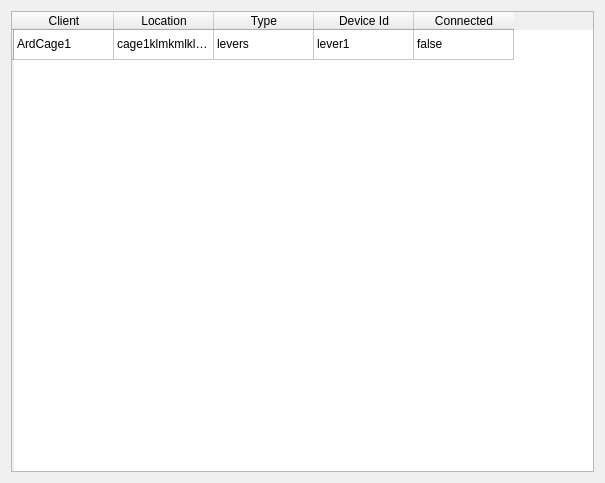
<?xml version="1.0" encoding="UTF-8"?>
<ui version="4.0">
 <class>Form</class>
 <widget class="QWidget" name="Form">
  <property name="geometry">
   <rect>
    <x>0</x>
    <y>0</y>
    <width>605</width>
    <height>483</height>
   </rect>
  </property>
  <property name="sizePolicy">
   <sizepolicy hsizetype="Preferred" vsizetype="Preferred">
    <horstretch>0</horstretch>
    <verstretch>0</verstretch>
   </sizepolicy>
  </property>
  <property name="windowTitle">
   <string>Form</string>
  </property>
  <layout class="QGridLayout" name="gridLayout">
   <item row="0" column="0">
    <layout class="QHBoxLayout" name="horizontalLayout">
     <property name="sizeConstraint">
      <enum>QLayout::SetDefaultConstraint</enum>
     </property>
     <item>
      <widget class="QTableWidget" name="tableWidget">
       <property name="sizePolicy">
        <sizepolicy hsizetype="Expanding" vsizetype="Preferred">
         <horstretch>0</horstretch>
         <verstretch>0</verstretch>
        </sizepolicy>
       </property>
       <property name="sizeAdjustPolicy">
        <enum>QAbstractScrollArea::AdjustIgnored</enum>
       </property>
       <attribute name="horizontalHeaderVisible">
        <bool>true</bool>
       </attribute>
       <attribute name="horizontalHeaderCascadingSectionResizes">
        <bool>false</bool>
       </attribute>
       <attribute name="horizontalHeaderStretchLastSection">
        <bool>false</bool>
       </attribute>
       <attribute name="verticalHeaderCascadingSectionResizes">
        <bool>false</bool>
       </attribute>
       <attribute name="verticalHeaderShowSortIndicator" stdset="0">
        <bool>false</bool>
       </attribute>
       <attribute name="verticalHeaderStretchLastSection">
        <bool>false</bool>
       </attribute>
       <row>
        <property name="text">
         <string/>
        </property>
       </row>
       <column>
        <property name="text">
         <string>Client</string>
        </property>
       </column>
       <column>
        <property name="text">
         <string>Location</string>
        </property>
       </column>
       <column>
        <property name="text">
         <string>Type</string>
        </property>
       </column>
       <column>
        <property name="text">
         <string>Device Id</string>
        </property>
       </column>
       <column>
        <property name="text">
         <string>Connected</string>
        </property>
       </column>
       <item row="0" column="0">
        <property name="text">
         <string>ArdCage1</string>
        </property>
       </item>
       <item row="0" column="1">
        <property name="text">
         <string>cage1klmkmlklmklmklmkml</string>
        </property>
       </item>
       <item row="0" column="2">
        <property name="text">
         <string>levers</string>
        </property>
       </item>
       <item row="0" column="3">
        <property name="text">
         <string>lever1</string>
        </property>
       </item>
       <item row="0" column="4">
        <property name="text">
         <string>false</string>
        </property>
       </item>
      </widget>
     </item>
    </layout>
   </item>
  </layout>
 </widget>
 <resources/>
 <connections/>
</ui>
